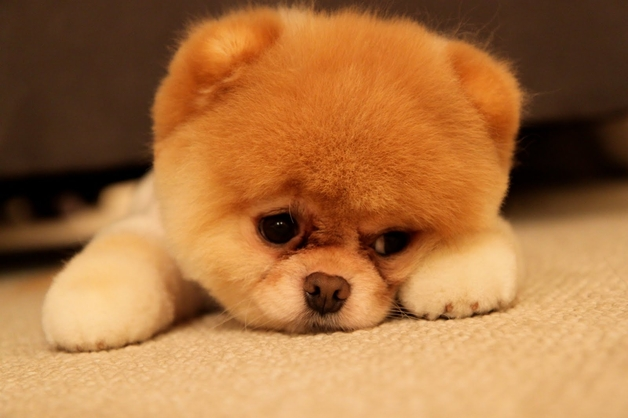
#> input picture Proyecto1_paralela/paralelo/perro.jpg, 628 x 418 px
$ python -i secuencial.py   (imports and definitions only)   (Python 2 division)   (older library calls are emulated)
#> lines starting #> are read from the running program, lines starting #| are printed output that depends on the picture
#> further down, picture is the input picture: PIL image 628x418 RGB; mean R, G, B 168.8, 113.9, 64.1
#coding=utf-8
from Tkinter import *
from sys import argv
from PIL import Image, ImageTk , ImageOps,ImageEnhance,ImageChops,ImageFilter
from datetime import *
import PIL.ImageOps
from tkFileDialog import askopenfilename
import tkMessageBox
import numpy as np
import StringIO

# [263 lines left out: functions armarVentana, nearest_neighbor, nearest_neighbor2, bicubic, bicubic2, bilineal and 8 more, not called in this run]

def Convolucion(imagen):
    x,y = imagen.size
#> x = 628; y = 418
    px = imagen.load()
    #MX = [[-1,0,1],[-1,0,1],[-1,0,1]] #mascara lineas horizontales
    MX = [[-1,0,1],[-2,0,2],[-1,0,1]]
    #MY = [[1,1,1],[0,0,0],[-1,-1,-1]] #mascara lineas verticales
    MY = [[1,2,1],[0,0,0],[-1,-2,-1]]

    imagenNuevaX = Image.new('RGB',(x,y))
#> imagenNuevaX: PIL image 628x418 RGB; every value is 0
    imagenNuevaY = Image.new('RGB',(x,y))
    imn = Image.new('RGB',(x,y))
    for j in range(y):
        for i in range(x):
            sumatoria = 0
            sumatoriay = 0
            for mj in range(-1,2):
                for mx in range(-1,2):
                    try:
                        sumatoria += MX[mj+1][mx+1]*px[i+mx,j+mj][1]
                        sumatoriay += MY[mj+1][mx+1]*px[i+mx,j+mj][1]
                    except:
                        sumatoria += 0
                        sumatoriay += 0
            punto1 = sumatoria
            punto2 = sumatoriay
            #Normalizar
            if(punto1 < 0):
                punto1 = 0
            if(punto1 > 255):
                punto1 = 255
            if(punto2 < 0):
                punto2 = 0
            if(punto2 > 255):
                punto2 = 255
            imagenNuevaX.putpixel((i,j),(punto1,punto1,punto1))
            imagenNuevaY.putpixel((i,j),(punto2,punto2,punto2))
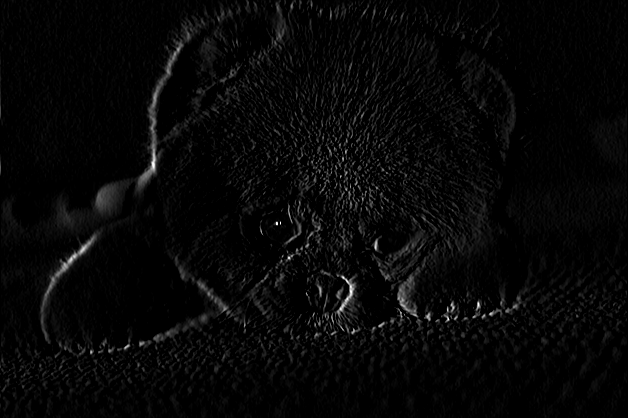
#> imagenNuevaX: PIL image 628x418 RGB; min 0, max 255, mean 7.2
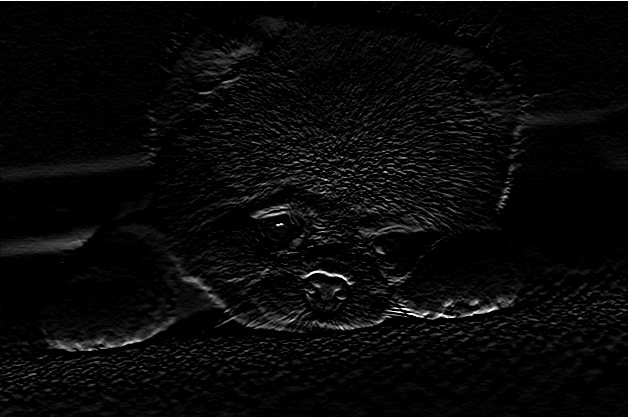
#> imagenNuevaY: PIL image 628x418 RGB; min 0, max 255, mean 9.5
    px1 = imagenNuevaX.load()
    px2 = imagenNuevaY.load()
    #Mezclar las mascaras
    for i in range(x):
        for j in range(y):
            p1 = px1[i,j]
            p2 = px2[i,j]
            r = ( p1[0] + p2[0] ) / 2
            g = ( p1[1] + p2[1] ) / 2
            b = ( p1[2] + p2[2] ) / 2
            imn.putpixel((i,j),(r,g,b))
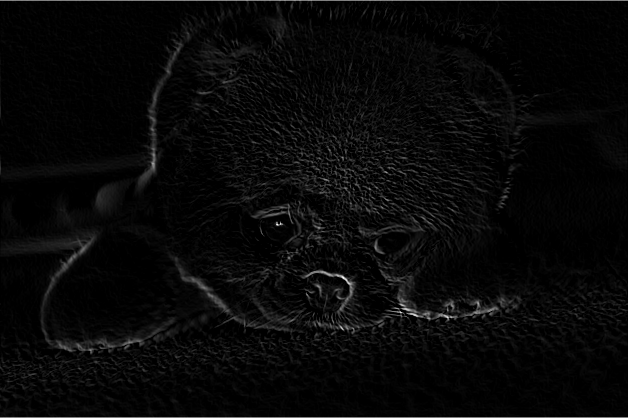
#> imn: PIL image 628x418 RGB; min 0, max 253, mean 8.2

    return imn


# [314 lines left out: functions filtroBinarizacion, invertirColores, negativo, sepia, espejo, contraste and 11 more, not called in this run]

>>> from PIL import Image
>>> picture = Image.open('perro.jpg')
>>> result = Convolucion(picture)
